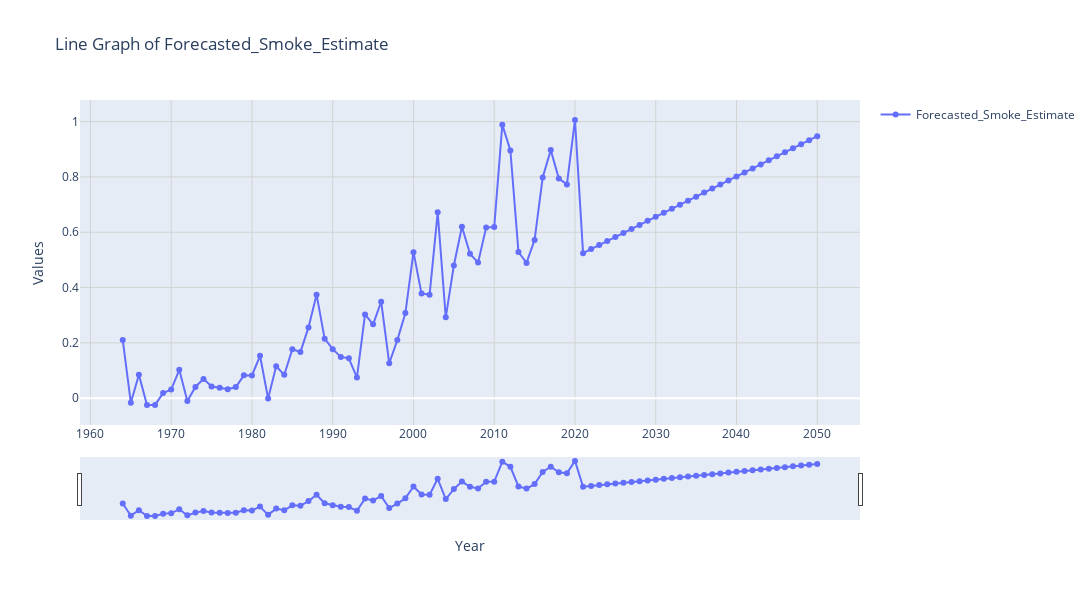

The code cell stored with this chart in its notebook:
### Markdown cell above
This code creates an interactive line graph using Plotly, displaying the forecasted smoke estimates over time. It first creates a figure and adds a line trace that plots the 'Year' on the x-axis and 'Forecasted_Smoke_Estimate' on the y-axis, with both lines and markers representing the data points. The layout of the plot is customized with titles for the axes and the plot itself, as well as setting the plot dimensions. Gridlines are added to make the graph easier to read. Additionally, a range slider and selector are included for zooming and focusing on different time periods, allowing users to view data from the last 10, 20, or 50 years, or all available data. Finally, the plot is displayed. This makes the visualization more user-friendly and interactive.

### Code cell
# Create a figure object for the plot
fig = go.Figure()

# Add a line trace to the figure with both lines and markers to represent data points
fig.add_trace(go.Scatter(
    x=smoke_estimate_data['Year'],  # Set the x-axis as the Year
    y=smoke_estimate_data['Forecasted_Smoke_Estimate'],  # Set the y-axis as the Forecasted Smoke Estimates
    mode='lines+markers',  # Use both lines and markers for the plot
    name='Forecasted_Smoke_Estimate'  # Name the trace for the legend
))

# Customize the layout of the plot
fig.update_layout(
    title='Line Graph of Forecasted_Smoke_Estimate',  # Set the plot title
    xaxis_title='Year',  # Set the x-axis title
    yaxis_title='Values',  # Set the y-axis title
    width=1400,  # Set the width of the plot
    height=600,  # Set the height of the plot
    showlegend=True  # Display the legend
)

# Add gridlines to the plot for better readability
fig.update_xaxes(showgrid=True, gridwidth=1, gridcolor='lightgray')  # Customize x-axis gridlines
fig.update_yaxes(showgrid=True, gridwidth=1, gridcolor='lightgray')  # Customize y-axis gridlines

# Add a range slider and selector to the x-axis for zoom functionality
fig.update_xaxes(
    rangeslider_visible=True,  # Show the range slider
    rangeselector=dict(  # Add range selector buttons
        buttons=list([
            dict(count=10, label="10y", step="year", stepmode="backward"),  # Show last 10 years
            dict(count=20, label="20y", step="year", stepmode="backward"),  # Show last 20 years
            dict(count=50, label="50y", step="year", stepmode="backward"),  # Show last 50 years
            dict(step="all")  # Show all available data
        ])
    )
)

# Display the plot
fig.show()

### Figure 1 — Plotly figure (JSON) as saved in the notebook; plotly's stock layout.template omitted (floating-point values rounded to 4 significant figures)
{"data": [{"mode": "lines+markers", "name": "Forecasted_Smoke_Estimate", "type": "scatter", "x": [1964, 1965, 1966, 1967, 1968, 1969, 1970, 1971, 1972, 1973, 1974, 1975, 1976, 1977, 1978, 1979, 1980, 1981, 1982, 1983, 1984, 1985, 1986, 1987, 1988, 1989, 1990, 1991, 1992, 1993, 1994, 1995, 1996, 1997, 1998, 1999, 2000, 2001, 2002, 2003, 2004, 2005, 2006, 2007, 2008, 2009, 2010, 2011, 2012, 2013, 2014, 2015, 2016, 2017, 2018, 2019, 2020, 2021, 2022, 2023, 2024, 2025, 2026, 2027, 2028, 2029, 2030, 2031, 2032, 2033, 2034, 2035, 2036, 2037, 2038, 2039, 2040, 2041, 2042, 2043, 2044, 2045, 2046, 2047, 2048, 2049, 2050], "y": [0.2106, -0.01684, 0.08495, -0.02467, -0.02426, 0.01848, 0.03101, 0.1024, -0.01044, 0.04059, 0.0698, 0.04224, 0.03752, 0.03217, 0.04019, 0.0826, 0.08224, 0.1532, -0.001336, 0.1154, 0.08436, 0.177, 0.1672, 0.256, 0.3744, 0.2152, 0.1773, 0.1493, 0.144, 0.07451, 0.3027, 0.2671, 0.3488, 0.1262, 0.2101, 0.3079, 0.528, 0.3782, 0.3743, 0.6721, 0.2925, 0.4796, 0.62, 0.5221, 0.4908, 0.6169, 0.6187, 0.9891, 0.896, 0.5287, 0.4891, 0.5724, 0.7978, 0.897, 0.794, 0.7731, 1.006, 0.5245, 0.5391, 0.5537, 0.5683, 0.5829, 0.5974, 0.612, 0.6266, 0.6412, 0.6558, 0.6704, 0.685, 0.6996, 0.7142, 0.7288, 0.7433, 0.7579, 0.7725, 0.7871, 0.8017, 0.8163, 0.8309, 0.8455, 0.8601, 0.8747, 0.8892, 0.9038, 0.9184, 0.933, 0.9476]}], "layout": {"height": 600, "showlegend": true, "title": {"text": "Line Graph of Forecasted_Smoke_Estimate"}, "width": 1400, "xaxis": {"gridcolor": "lightgray", "gridwidth": 1, "rangeselector": {"buttons": [{"count": 10, "label": "10y", "step": "year", "stepmode": "backward"}, {"count": 20, "label": "20y", "step": "year", "stepmode": "backward"}, {"count": 50, "label": "50y", "step": "year", "stepmode": "backward"}, {"step": "all"}]}, "rangeslider": {"visible": true}, "showgrid": true, "title": {"text": "Year"}}, "yaxis": {"gridcolor": "lightgray", "gridwidth": 1, "showgrid": true, "title": {"text": "Values"}}}}
